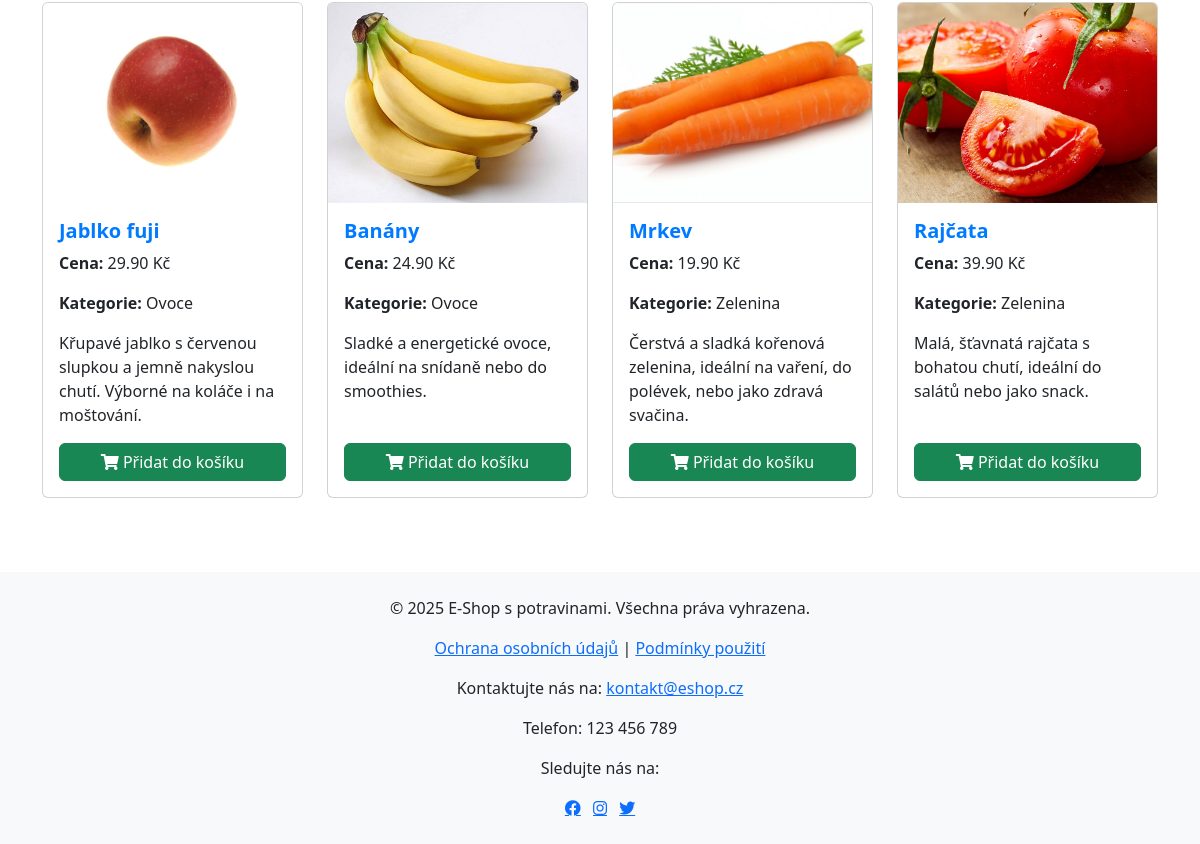
/products/?category=24 (lower part), run on an earlier commit of the app's database.
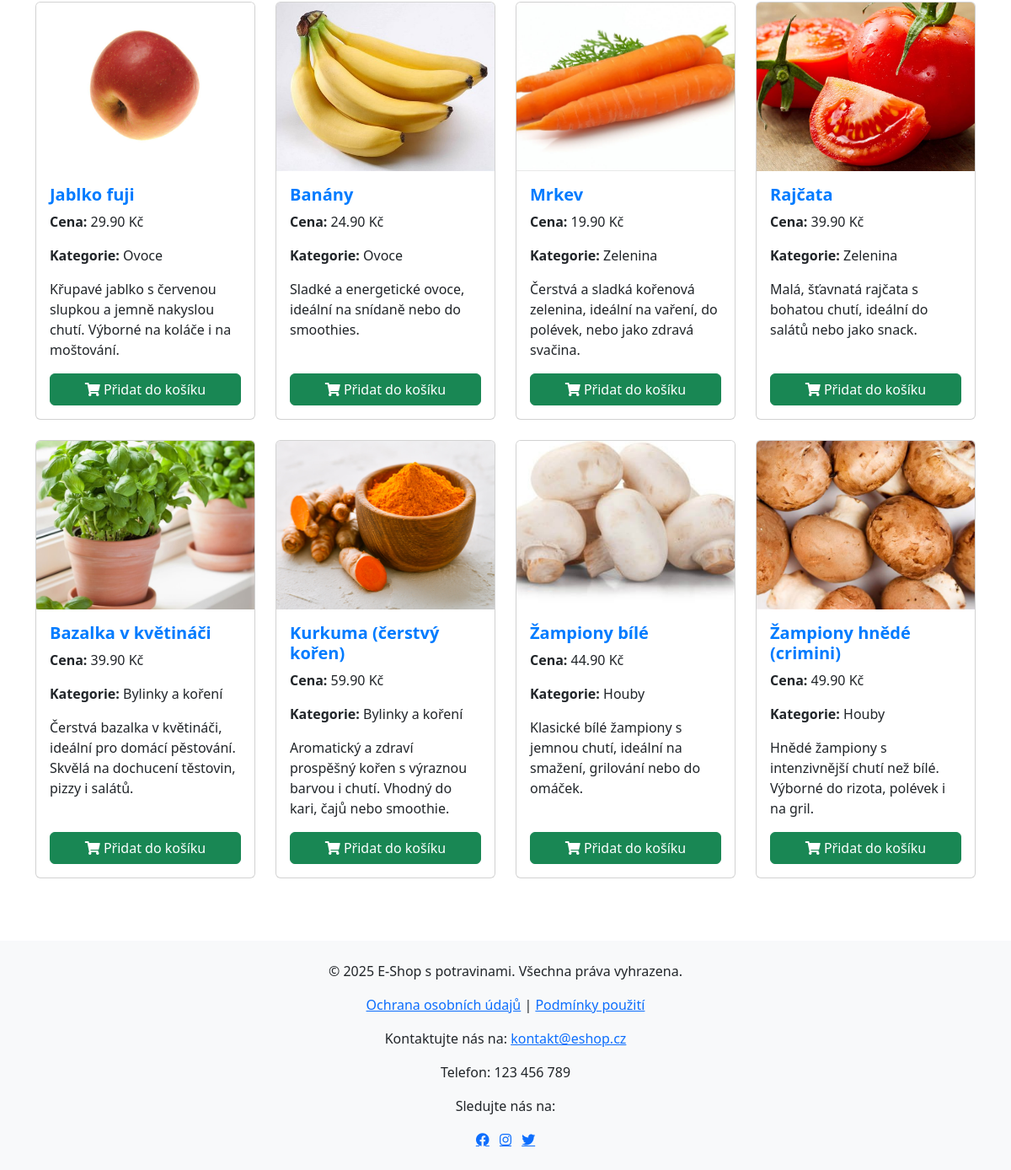
And on a later commit of the database.
### main/models.py (models this page shows, shortened)
class Product(models.Model):
    name = models.CharField(max_length=255)
    price = models.DecimalField(max_digits=10, decimal_places=2)
    description = models.TextField(blank=True, null=True)
    weight = models.DecimalField(max_digits=10, decimal_places=2, blank=True, null=True)
    available = models.BooleanField(default=True)
    image = models.ImageField(upload_to='products/', blank=True, null=True)
    category = models.ForeignKey(Category, on_delete=models.CASCADE, related_name='products')

class Category(models.Model):
    name = models.CharField(max_length=300)
    parent = models.ForeignKey('self', on_delete=models.SET_NULL, blank=True, null=True, related_name='children')

### main/views.py (the view)
# urls.py: path('products/', views.ProductList.as_view(), name='product_list'),
class ProductList(ListView):
    model = Product
    template_name = 'main/ProductList.html'
    context_object_name = 'products'
    def get_queryset(self):
        category_id = self.request.GET.get('category')
        subcategory_id = self.request.GET.get('subcategory')
        if subcategory_id:
            return Product.objects.filter(category_id=subcategory_id)
        if category_id:
            return Product.objects.filter(category__parent_id=category_id)
        return Product.objects.all()
    def get_context_data(self, **kwargs):
        context = super().get_context_data(**kwargs)
        selected_category_id = self.request.GET.get('category')
        selected_subcategory_id = self.request.GET.get('subcategory')
        context['main_categories'] = Category.objects.filter(parent__isnull=True)
        context['selected_category'] = selected_category_id
        context['selected_subcategory'] = selected_subcategory_id
        if selected_category_id:
            context['subcategories'] = Category.objects.filter(parent_id=selected_category_id)
            try:
                selected_category = Category.objects.get(id=selected_category_id)
                context['selected_category_name'] = selected_category.name
            except Category.DoesNotExist:
                context['selected_category_name'] = None
        else:
            context['selected_category_name'] = None
        return context

### main/templates/main/ProductList.html (shortened to what this page needs)
{% extends 'main/base.html' %}
{% block content %}
    <div class="row row-cols-1 row-cols-md-4 g-4">
        {% for product in products %}
            <div class="col">
                <div class="card h-100">
                    {% if product.image %}
                        <a href="{% url 'product_detail' product.pk %}">
                            <img src="{{ product.image.url }}" class="card-img-top" alt="{{ product.name }}" style="width: 100%; height: 200px; object-fit: cover;">
                        </a>
                    {% else %}
                        <div class="card-img-top text-center p-3 text-muted">Obrázek není k dispozici.</div>
                    {% endif %}
                    <div class="card-body d-flex flex-column">
                        <h5 class="card-title">
                            <a href="{% url 'product_detail' product.pk %}" style="font-size: 1.25rem; font-weight: bold; text-decoration: none; color: #007bff;">
                                {{ product.name }}
                            </a>
                        </h5>
                        <p class="card-text"><strong>Cena:</strong> {{ product.price }} Kč</p>
                        <p class="card-text"><strong>Kategorie:</strong> {{ product.category.name }}</p>
                        <p class="card-text">{{ product.description }}</p>
                        <div class="mt-auto">
                            <a href="#" class="btn btn-success w-100 add-to-cart" data-product-id="{{ product.pk }}" data-product-name="{{ product.name }}">
                                <i class="fas fa-shopping-cart"></i> Přidat do košíku
                            </a>
                        </div>
                    </div>
                </div>
            </div>
        {% empty %}
            <p>Žádné produkty nejsou k dispozici.</p>
        {% endfor %}
    </div>
{% endblock %}

What changed in the data, as far as the page shows it:
added Product: image (picture), name "Bazalka v květináči", price "39.90", category.name "Bylinky a koření", description "Čerstvá bazalka v květináči, ideální pro domácí pěstování. Skvělá na dochucení těstovin, pizzy i salátů."
added Product: image (picture), name "Kurkuma (čerstvý kořen)", price "59.90", category.name "Bylinky a koření", description "Aromatický a zdraví prospěšný kořen s výraznou barvou i chutí. Vhodný do kari, čajů nebo smoothie."
added Product: image (picture), name "Žampiony bílé", price "44.90", category.name "Houby", description "Klasické bílé žampiony s jemnou chutí, ideální na smažení, grilování nebo do omáček."
added Product: image (picture), name "Žampiony hnědé (crimini)", price "49.90", category.name "Houby", description "Hnědé žampiony s intenzivnější chutí než bílé. Výborné do rizota, polévek i na gril."
